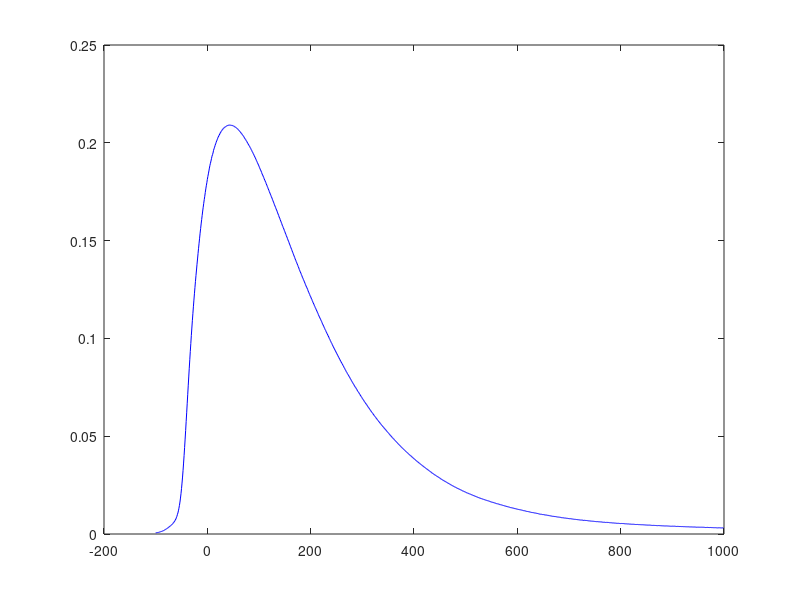

MATLAB code for this plot:


close all; clear all;

cd('C:\Documents and Settings\astewart\My Documents\My Papers\SCINT 2015\Data')

x = load('GAGG_decay_curve_RT.txt');

t = find(x(:,1) > -0.1E-6 & x(:,1) < 1E-6);

xdata = x(t,1)/1E-9;
ydata = x(t,2); 

figure('color','white'); figure(1);

plot(xdata, ydata, '-b')


cd('C:\Documents and Settings\astewart\My Documents\MATLAB\')

